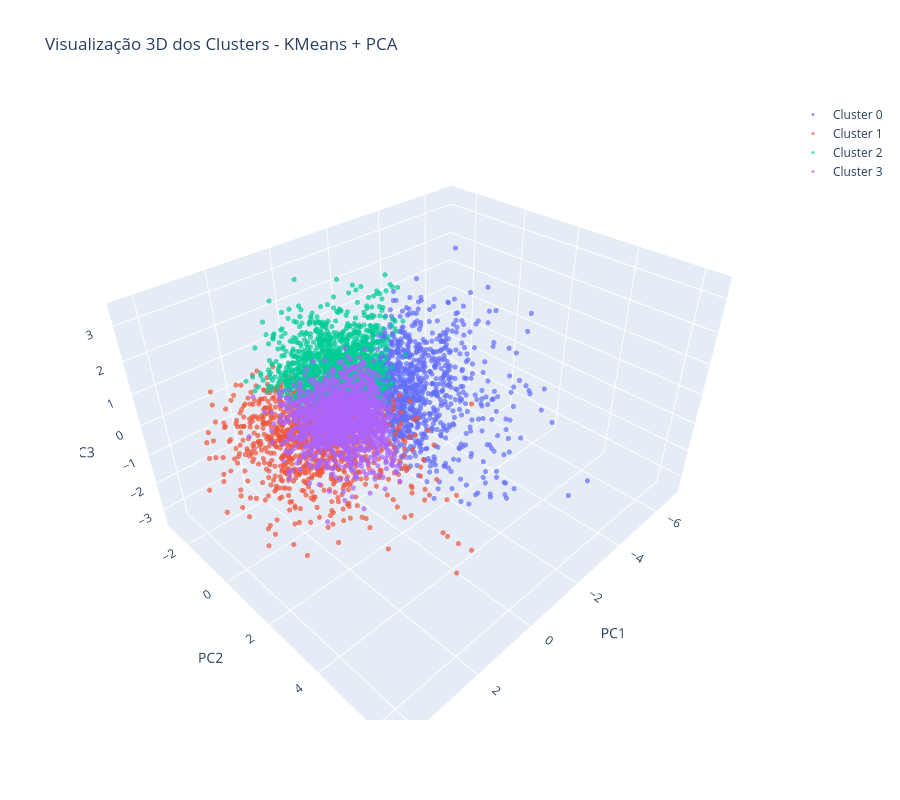

The code cell stored with this chart in its notebook:
### Code cell
# ═══════════════════════════════════════════════════════════════════════════
# CÉLULA 24: Visualização 3D dos clusters
# ═══════════════════════════════════════════════════════════════════════════

print("="*80)
print("🌐 VISUALIZAÇÃO 3D DOS CLUSTERS")
print("="*80)
print()

# Importações necessárias
from sklearn.decomposition import PCA
import plotly.graph_objects as go

# Aplicar PCA para visualização 3D (se ainda não estiver em PCA)
if winner == 'KMeans + PCA' and X_pca.shape[1] >= 3:
    X_3d = X_pca[:, :3]
    pc_labels = ['PC1', 'PC2', 'PC3']
    var_explained_3d = None
else:
    pca_3d = PCA(n_components=3, random_state=RANDOM_STATE)
    X_3d = pca_3d.fit_transform(X)
    var_explained_3d = pca_3d.explained_variance_ratio_
    pc_labels = [
        f"PC1 ({var_explained_3d[0]*100:.1f}%)",
        f"PC2 ({var_explained_3d[1]*100:.1f}%)",
        f"PC3 ({var_explained_3d[2]*100:.1f}%)"
    ]
    print(f"📊 Variância explicada por 3 componentes: {var_explained_3d.sum()*100:.2f}%")
    print()

# Criar DataFrame para Plotly
df_3d = pd.DataFrame({
    'PC1': X_3d[:, 0],
    'PC2': X_3d[:, 1],
    'PC3': X_3d[:, 2],
    'Cluster': labels_final,
    'Municipio': df['nome_municipio'],
    'UF': df['uf'],
    'Populacao': df['populacao_original']
})

# Filtrar ruído se existir
df_3d_no_noise = df_3d[df_3d['Cluster'] != -1].copy()
df_3d_noise = df_3d[df_3d['Cluster'] == -1].copy() if (-1 in df_3d['Cluster'].unique()) else None

# Plot interativo com Plotly
fig = go.Figure()

# Adicionar clusters
for cluster_id in unique_clusters:
    if cluster_id == -1:
        continue

    cluster_data = df_3d_no_noise[df_3d_no_noise['Cluster'] == cluster_id]

    fig.add_trace(go.Scatter3d(
        x=cluster_data['PC1'],
        y=cluster_data['PC2'],
        z=cluster_data['PC3'],
        mode='markers',
        name=f'Cluster {cluster_id}',
        marker=dict(size=3, opacity=0.7),
        text=cluster_data.apply(
            lambda row: f"{row['Municipio']}, {row['UF']}<br>Pop: {row['Populacao']:,.0f}",
            axis=1
        ),
        hovertemplate=(
            '<b>%{text}</b><br>'
            'PC1: %{x:.2f}<br>'
            'PC2: %{y:.2f}<br>'
            'PC3: %{z:.2f}'
            '<extra></extra>'
        )
    ))

# Adicionar ruído se existir
if df_3d_noise is not None and len(df_3d_noise) > 0:
    fig.add_trace(go.Scatter3d(
        x=df_3d_noise['PC1'],
        y=df_3d_noise['PC2'],
        z=df_3d_noise['PC3'],
        mode='markers',
        name='Ruído',
        marker=dict(size=2, color='gray', opacity=0.3),
        text=df_3d_noise.apply(
            lambda row: f"{row['Municipio']}, {row['UF']}<br>Pop: {row['Populacao']:,.0f}",
            axis=1
        ),
        hovertemplate=(
            '<b>%{text}</b><br>'
            'PC1: %{x:.2f}<br>'
            'PC2: %{y:.2f}<br>'
            'PC3: %{z:.2f}'
            '<extra></extra>'
        )
    ))

fig.update_layout(
    title=f'Visualização 3D dos Clusters - {winner}',
    scene=dict(
        xaxis_title=pc_labels[0],
        yaxis_title=pc_labels[1],
        zaxis_title=pc_labels[2]
    ),
    height=800,
    showlegend=True
)

output_html = figures_dir / '37_clusters_3d.html'
fig.write_html(output_html)
print(f"✅ Visualização 3D salva: {output_html}")

fig.show()
print()

### Figure 1 — Plotly figure (JSON) as saved in the notebook; plotly's stock layout.template omitted (floating-point values rounded to 4 significant figures; data arrays with more than 128 entries replaced by an {"elided": "..."} marker saying what was removed)
{"data": [{"hovertemplate": "<b>%{text}</b><br>PC1: %{x:.2f}<br>PC2: %{y:.2f}<br>PC3: %{z:.2f}<extra></extra>", "marker": {"opacity": 0.7, "size": 3}, "mode": "markers", "name": "Cluster 0", "text": {"elided": "1024 str values"}, "type": "scatter3d", "x": {"elided": "1024 float values"}, "y": {"elided": "1024 float values"}, "z": {"elided": "1024 float values"}}, {"hovertemplate": "<b>%{text}</b><br>PC1: %{x:.2f}<br>PC2: %{y:.2f}<br>PC3: %{z:.2f}<extra></extra>", "marker": {"opacity": 0.7, "size": 3}, "mode": "markers", "name": "Cluster 1", "text": {"elided": "1154 str values"}, "type": "scatter3d", "x": {"elided": "1154 float values"}, "y": {"elided": "1154 float values"}, "z": {"elided": "1154 float values"}}, {"hovertemplate": "<b>%{text}</b><br>PC1: %{x:.2f}<br>PC2: %{y:.2f}<br>PC3: %{z:.2f}<extra></extra>", "marker": {"opacity": 0.7, "size": 3}, "mode": "markers", "name": "Cluster 2", "text": {"elided": "1499 str values"}, "type": "scatter3d", "x": {"elided": "1499 float values"}, "y": {"elided": "1499 float values"}, "z": {"elided": "1499 float values"}}, {"hovertemplate": "<b>%{text}</b><br>PC1: %{x:.2f}<br>PC2: %{y:.2f}<br>PC3: %{z:.2f}<extra></extra>", "marker": {"opacity": 0.7, "size": 3}, "mode": "markers", "name": "Cluster 3", "text": {"elided": "1527 str values"}, "type": "scatter3d", "x": {"elided": "1527 float values"}, "y": {"elided": "1527 float values"}, "z": {"elided": "1527 float values"}}], "layout": {"height": 800, "scene": {"xaxis": {"title": {"text": "PC1"}}, "yaxis": {"title": {"text": "PC2"}}, "zaxis": {"title": {"text": "PC3"}}}, "showlegend": true, "title": {"text": "Visualização 3D dos Clusters - KMeans + PCA"}}}
